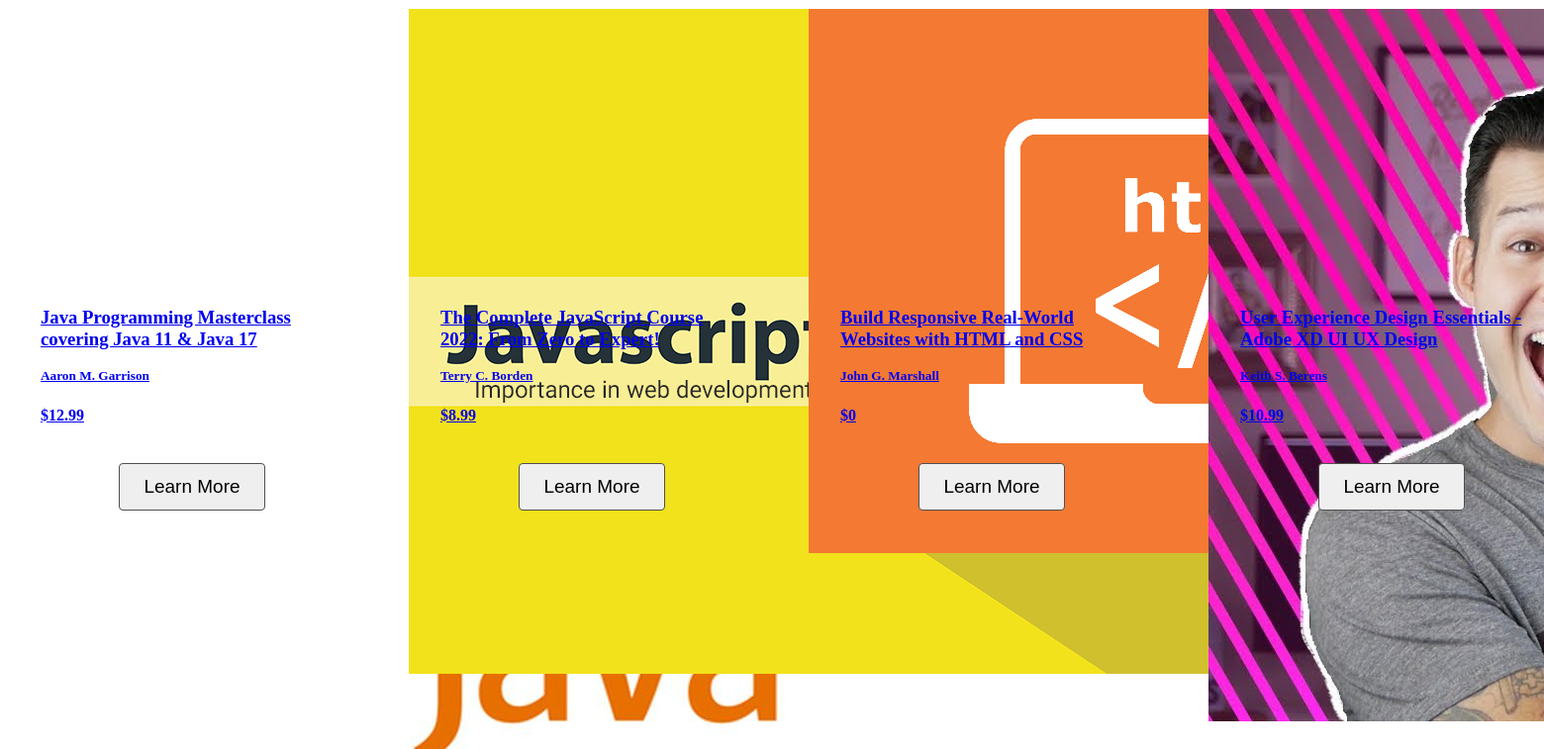
The app's page /course_fetch.php with its own data.
### tables this page shows
CREATE TABLE `course` (
  `course_id` int(11) NOT NULL,
  `course_name` text NOT NULL,
  `course_desc` text NOT NULL,
  `course_author` varchar(255) NOT NULL,
  `course_img` text NOT NULL,
  `course_duration` int(11) NOT NULL,
  `course_price` float NOT NULL,
  `course_lessons` int(11) NOT NULL
);

### course_fetch.php (the view, shortened to what this page needs)
<link rel="stylesheet" href="CSS/Course.css">
<?php
include_once("DB_Files/db.php");
$output='';
$sql="SELECT * FROM course WHERE course_name LIKE '%".$_POST["search"]."%'";
$result=mysqli_query($conn,$sql);
if(mysqli_num_rows($result)>0){
    while($row=mysqli_fetch_array($result)){
        $id=$row["course_id"];
        $output .='
        <div class="container courses__container">
                <article class="course">
                <a href="CourseDetails.php?course_id=' . $id . '">
                <div class="course__image">
                    <img src="' . str_replace('..', '.', $row['course_img']) . '" alt="">
                </div>
                <div class="course__info">
                <h3 style="text-align: start;">' . $row['course_name'] . '</h3>
                <h5 style="text-align: start; margin-top: 10px;">' . $row['course_author'] . '</h5>
                <h4 style="text-align: start; margin-top: 10px;">&#36;' . $row['course_price'] . '</h4>
                <br>
                <a href="CourseDetails.php?course_id=' . $id . '">
                <button class="button">Learn More
                </button></a>
                </div>
                </a>
            </article>
                ';
    }
    echo $output;?>
<?php }else{ echo "<p class='alert'>Course Not Found. </p>";}
?>

### CSS/Course.css (style rules this page uses)
.courses__container { display: grid; grid-template-columns: repeat(3, 1fr); gap: 2rem; }
.course { text-align: center; border: 1px solid transparent; background: var(--color-light); transition: var(--transition); }
.course__image { width: 370px; height: 250px; margin: auto; }
.course__info { padding: 2rem; }
.button { display: inline-block; padding: 12px 24px; border: 1px solid #4f4f4f; border-radius: 4px; transition: all 0.2s ease-in; position: relative; overflow: hidden; font-size: 19px; color: black; z-index: 1; }
.button:before { content: ""; position: absolute; left: 50%; transform: translateX(-50%) scaleY(1) scaleX(1.25); top: 100%; width: 140%; height: 180%; background-color: rgba(0, 0, 0, 0.05); border-radius: 50%; display: block; transition: all 0.5s 0.1s cubic-bezier(0.55, 0, 0.1, 1); z-index: -1; }
.button:after { content: ""; position: absolute; left: 55%; transform: translateX(-50%) scaleY(1) scaleX(1.45); top: 180%; width: 160%; height: 190%; background-color: #f75842; border-radius: 50%; display: block; transition: all 0.5s 0.1s cubic-bezier(0.55, 0, 0.1, 1); z-index: -1; }

### records on screen
course: course_name "Java Programming Masterclass covering Java 11 & Java 17", course_author "Aaron M. Garrison", course_price "12.99"
course: course_name "The Complete JavaScript Course 2022: From Zero to Expert!", course_author "Terry C. Borden", course_price "8.99"
course: course_img (picture), course_name "Build Responsive Real-World Websites with HTML and CSS", course_author "John G. Marshall", course_price "0"
course: course_img (picture), course_name "User Experience Design Essentials - Adobe XD UI UX Design", course_author "Keith S. Berens", course_price "10.99"
